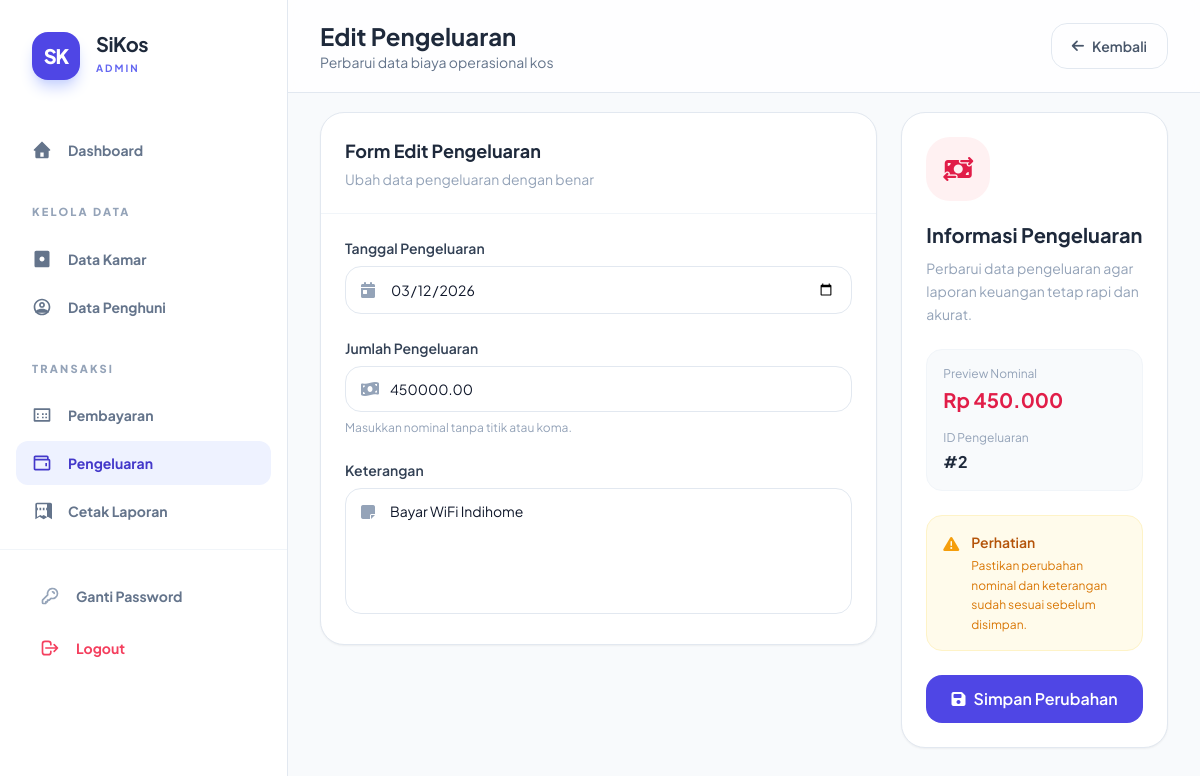
Page /modules/pengeluaran/edit.php?id=2 (signed in) on the committed database.
### tables this page shows
CREATE TABLE `pengeluaran` (
  `id_pengeluaran` int NOT NULL,
  `id_admin` int DEFAULT NULL,
  `tanggal` date DEFAULT NULL,
  `keterangan` varchar(255) DEFAULT NULL,
  `jumlah` decimal(15,2) DEFAULT NULL
);

### modules/pengeluaran/edit.php (the view, shortened to what this page needs)
<?php
require_once '../../config/db.php';
$id = mysqli_real_escape_string($conn, $_GET['id']);
$columns = [];
$colQuery = mysqli_query($conn, "SHOW COLUMNS FROM pengeluaran");
while($col = mysqli_fetch_assoc($colQuery)){
    $columns[] = $col['Field'];
}
function pickColumn($columns, $candidates){
    foreach($candidates as $c){
        if(in_array($c, $columns)){
            return $c;
        }
    }
    return null;
}
$idCol = pickColumn($columns, [
    'id_pengeluaran',
    'id'
]);
$tanggalCol = pickColumn($columns, [
    'tanggal_pengeluaran',
    'tgl_pengeluaran',
    'tanggal',
    'tgl',
    'tanggal_transaksi',
    'tgl_transaksi'
]);
$jumlahCol = pickColumn($columns, [
    'jumlah_pengeluaran',
    'nominal_pengeluaran',
    'total_pengeluaran',
    'biaya_pengeluaran',
    'jumlah',
    'nominal',
    'total',
    'biaya'
]);
$keteranganCol = pickColumn($columns, [
    'keterangan',
    'deskripsi',
    'catatan',
    'detail',
    'nama_pengeluaran',
    'keperluan',
    'uraian'
]);
$q = mysqli_query($conn,"
    SELECT *
    FROM pengeluaran
    WHERE $idCol = '$id'
    LIMIT 1
");
$data = mysqli_fetch_assoc($q);
include '../../includes/header.php';
?>
<?php include '../../includes/sidebar.php'; ?>
<div class="ml-72 min-h-screen bg-slate-50">
<div class="fixed top-0 left-72 right-0 bg-white/80 backdrop-blur border-b border-slate-200 px-8 py-5 z-40">
    <div class="flex justify-between items-center">
        <div>
            <h1 class="text-2xl font-bold text-slate-800">
                Edit Pengeluaran
            </h1>
            <p class="text-sm text-slate-500">
                Perbarui data biaya operasional kos
            </p>
        </div>
        <a href="index.php"
           class="px-5 py-3 rounded-2xl border border-slate-200 text-slate-600 hover:bg-slate-100 transition font-semibold text-sm flex items-center gap-2">
            <i class="fa-solid fa-arrow-left"></i>
            Kembali
        </a>
    </div>
</div>
<main class="pt-28 px-8 pb-10">
<form action="proses_edit.php" method="POST">
<div class="grid grid-cols-1 lg:grid-cols-3 gap-6">
    <div class="lg:col-span-2">
        <div class="bg-white rounded-3xl border border-slate-200 shadow-sm overflow-hidden">
            <div class="p-6 border-b border-slate-100">
                <h2 class="text-lg font-bold text-slate-800">
                    Form Edit Pengeluaran
                </h2>
                <p class="text-sm text-slate-400 mt-1">
                    Ubah data pengeluaran dengan benar
                </p>
            </div>
            <div class="p-6 space-y-6">
                <div>
                    <label class="block text-sm font-semibold text-slate-700 mb-2">
                        Tanggal Pengeluaran
                    </label>
                    <div class="relative">
                        <i class="fa-solid fa-calendar-day absolute left-4 top-1/2 -translate-y-1/2 text-slate-400"></i>
                        <input
                            type="date"
                            name="tanggal_pengeluaran"
                            required
                            value="<?= htmlspecialchars($data[$tanggalCol] ?? '') ?>"
                            class="w-full pl-11 pr-4 py-3 rounded-2xl border border-slate-200 focus:outline-none focus:ring-2 focus:ring-indigo-500 text-sm"
                        >
                    </div>
                </div>
                <div>
                    <label class="block text-sm font-semibold text-slate-700 mb-2">
                        Jumlah Pengeluaran
                    </label>
                    <div class="relative">
                        <i class="fa-solid fa-money-bill-wave absolute left-4 top-1/2 -translate-y-1/2 text-slate-400"></i>
                        <input
                            type="number"
                            name="jumlah"
                            id="jumlah"
                            required
                            min="0"
                            value="<?= htmlspecialchars($data[$jumlahCol] ?? 0) ?>"
                            placeholder="Contoh: 250000"
                            class="w-full pl-11 pr-4 py-3 rounded-2xl border border-slate-200 focus:outline-none focus:ring-2 focus:ring-indigo-500 text-sm"
                        >
                    </div>
                    <p class="text-xs text-slate-400 mt-2">
                        Masukkan nominal tanpa titik atau koma.
                    </p>
                </div>
                <div>
                    <label class="block text-sm font-semibold text-slate-700 mb-2">
                        Keterangan
                    </label>
                    <div class="relative">
                        <i class="fa-solid fa-note-sticky absolute left-4 top-4 text-slate-400"></i>
                        <textarea
                            name="keterangan"
                            required
                            rows="5"
                            placeholder="Contoh: Bayar listrik, air, perbaikan kamar, kebersihan..."
                            class="w-full pl-11 pr-4 py-3 rounded-2xl border border-slate-200 focus:outline-none focus:ring-2 focus:ring-indigo-500 text-sm resize-none"
                        ><?= htmlspecialchars($data[$keteranganCol] ?? '') ?></textarea>
                    </div>
                </div>
            </div>
        </div>
    </div>
    <div>
        <div class="bg-white rounded-3xl border border-slate-200 shadow-sm p-6 sticky top-28">
            <div class="w-16 h-16 rounded-3xl bg-rose-50 text-rose-600 flex items-center justify-center mb-5">
                <i class="fa-solid fa-money-bill-transfer text-2xl"></i>
            </div>
            <h2 class="text-xl font-bold text-slate-800">
                Informasi Pengeluaran
            </h2>
            <p class="text-sm text-slate-400 mt-2 leading-relaxed">
                Perbarui data pengeluaran agar laporan keuangan tetap rapi dan akurat.
            </p>
            <div class="mt-6 p-4 rounded-2xl bg-slate-50 border border-slate-100">
                <p class="text-xs text-slate-400 mb-1">
                    Preview Nominal
                </p>
                <h3 id="previewJumlah" class="font-bold text-rose-600 text-xl">
                    Rp <?= number_format($data[$jumlahCol] ?? 0,0,',','.') ?>
                </h3>
                <p class="text-xs text-slate-400 mt-4 mb-1">
                    ID Pengeluaran
                </p>
                <h3 class="font-bold text-slate-800">
                    #<?= $data[$idCol] ?>
                </h3>
            </div>
            <div class="mt-6 p-4 rounded-2xl bg-amber-50 border border-amber-100">
                <div class="flex items-start gap-3">
                    <i class="fa-solid fa-triangle-exclamation text-amber-500 mt-1"></i>
                    <div>
                        <h3 class="font-semibold text-amber-700 text-sm">
                            Perhatian
                        </h3>
                        <p class="text-xs text-amber-600 mt-1 leading-relaxed">
                            Pastikan perubahan nominal dan keterangan sudah sesuai sebelum disimpan.
                        </p>
                    </div>
                </div>
            </div>
            <button
                type="submit"
                class="w-full mt-6 bg-indigo-600 hover:bg-indigo-700 transition text-white py-3 rounded-2xl font-semibold flex items-center justify-center gap-2"
            >
                <i class="fa-solid fa-floppy-disk"></i>
                Simpan Perubahan
            </button>
        </div>
    </div>
</div>
</form>
</main>
</div>
<?php include '../../includes/footer.php'; ?>

### includes/header.php (style rules this page uses)
body { font-family: 'Plus Jakarta Sans', sans-serif; }

### rows in the picture
pengeluaran: tanggal_pengeluaran "03/12/2026", jumlah "450000.00", keterangan "Bayar WiFi Indihome", jumlah "450.000", id_pengeluaran "2"
